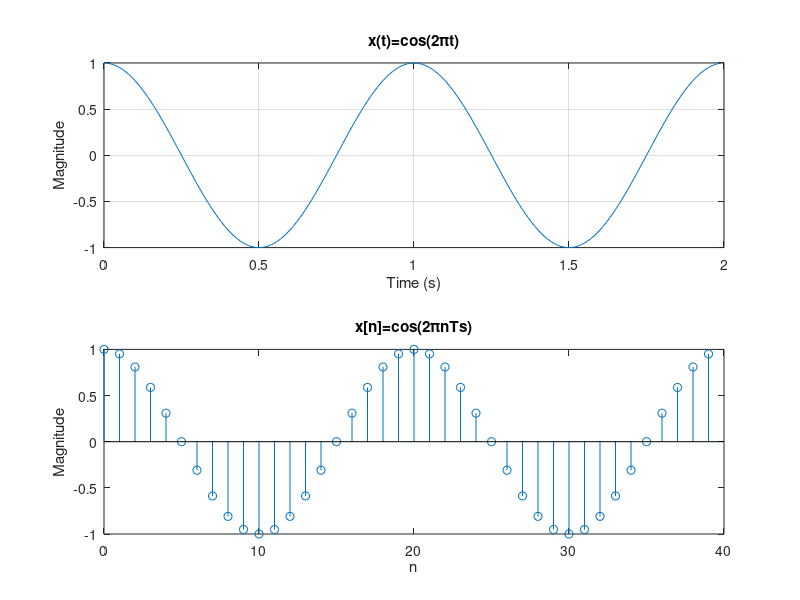
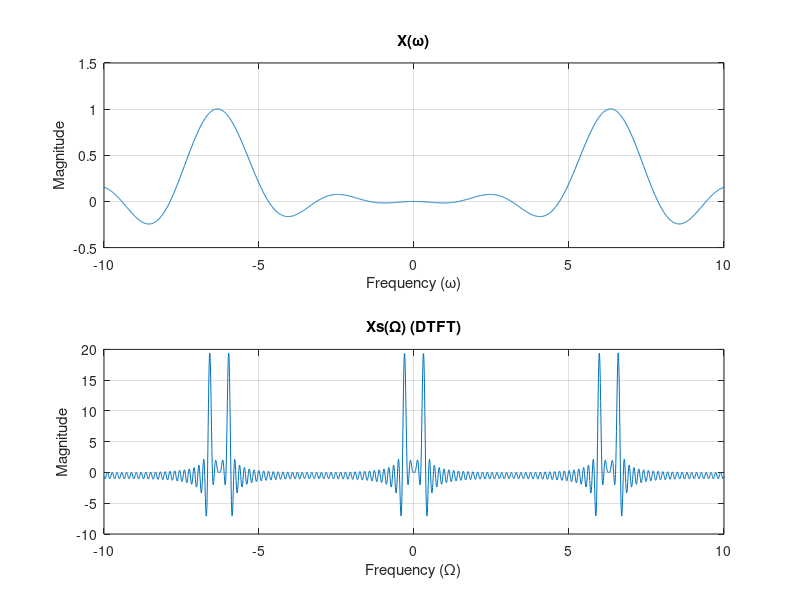
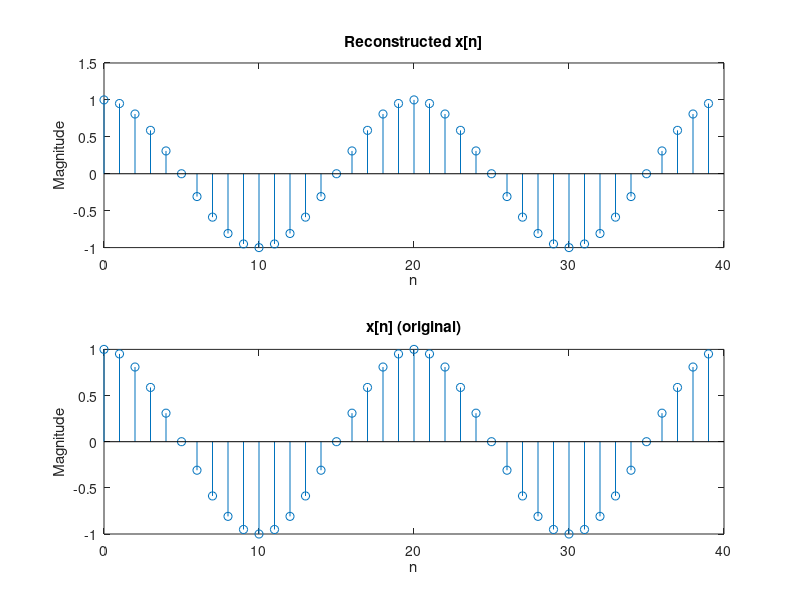

These charts were generated, in order, by the following MATLAB code:
clear all; close all; clc;

W = 2;
Fs = 100; % frequency meant to replicate continuous data
t = 0:1/Fs:W-1/Fs;
N = length(t);
x = cos(2*pi*t);

% Sampled x
fs = 20; % sampling frequency
Ts = 1/fs;
num = W*fs; % # of (discrete) samples to get
n = 0:num-1;
xn = cos(2*pi*n*Ts);

% Continuous Fourier Transform
f = -10:1/Fs:10;
X = zeros(1,length(f));
for i1 = 1:length(f)
    X(i1) = sum( x.*exp(-1i*f(i1).*t) )/Fs; % divide by Fs to replicate dt (infintesimaly small period of time)
end

% Discrete Time Fourier Transform
f2 = -10:1/Fs:10;
Xs = zeros(1,length(f2));
for i1 = 1:length(f2)
    s = 0;
    for i2 = 1:length(n)
        s = s + xn(i2)*exp(-1i*f2(i1)*i2);
    end
    Xs(i1) = s;
end

% Inverse Discrete Time Fourier Transform
n2 = 0:length(n)-1;
xsr = zeros(1,length(n2));
range = 0:1/Fs:2*pi-1/Fs;
for i1 = 1:length(n2)
    s = 0;
    for i2 = (1:length(range))+floor(length(f2)/2)
        s = s + Xs(i2)*exp(1i*f2(i2)*i1);
    end
    xsr(i1) = s/2/pi/Fs; % divide by Fs to replciate infintesimaly small dt
end

figure(1);
subplot(2,1,1)
plot(t,x);
grid on;
title('x(t)=cos(2\pit)');
xlabel('Time (s)');
ylabel('Magnitude');

subplot(2,1,2);
stem(n,xn);
title('x[n]=cos(2\pinTs)');
xlabel('n');
ylabel('Magnitude');

figure(2);
subplot(2,1,1);
plot(f,real(X));
grid on;
title('X(\omega)');
xlabel('Frequency (\omega)');
ylabel('Magnitude');

subplot(2,1,2);
plot(f2,real(Xs));
grid on;
title('Xs(\Omega) (DTFT)');
xlabel('Frequency (\Omega)');
ylabel('Magnitude');

figure(3);
subplot(2,1,1);
stem(n2,real(xsr));
title('Reconstructed x[n]');
xlabel('n');
ylabel('Magnitude');

subplot(2,1,2);
stem(n2,xn);
title('x[n] (original)');
xlabel('n');
ylabel('Magnitude');
